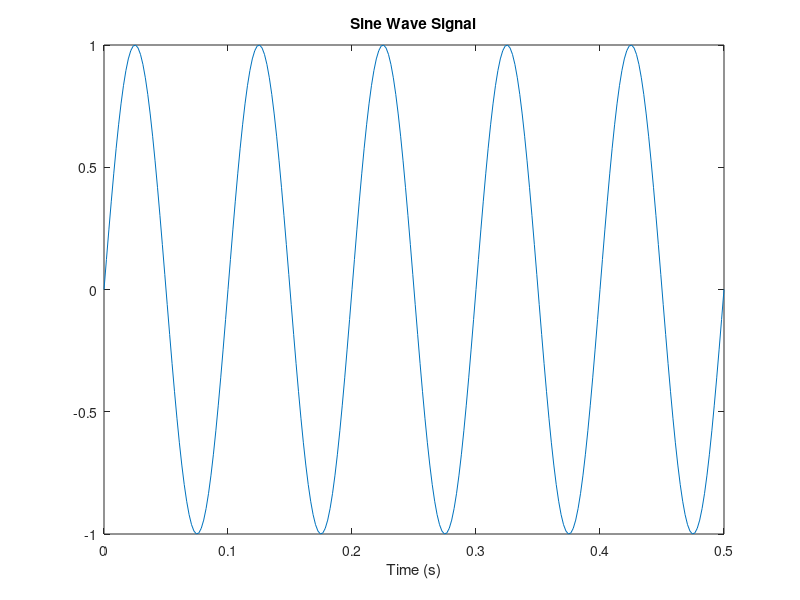
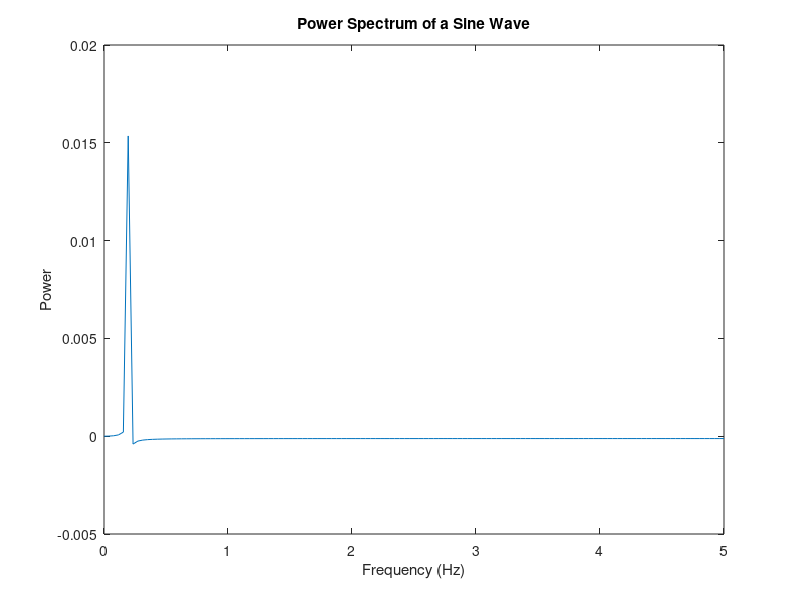

MATLAB code to generate these figures, in order:
% math_fft_01.m

% Fast Fourier Transform: decomposing a time series into
%  frequency components

% Ian Cooper
% email: ian.cooper@sydney.edu.au
% School of Physics, University of Sydney
% 180712 / Matlab version R2018a

% DOING PHYSICS WITH MATLAB 
%    ../mphome.htm

clear 
close all
clc

% INPUTS / FUNCTION y(t) ==============================================

N = 256;
t = linspace(0,0.5,N);
h = sin(2*pi*10*t);

Ts = t(2)-t(1);
fs = 10;
Ws = 2*pi/Ts;
H = fft(h);
Hp = H(1:N/2+1).*Ts;
f = fs .* (0:N/2)/N;


% Generate the plot, title and labels.
figure(1);
plot(t,h);
title('Sine Wave Signal');
xlabel('Time (s)');

figure(2);
plot(f,Hp);
title('Power Spectrum of a Sine Wave');
xlabel('Frequency (Hz)');
ylabel('Power');
